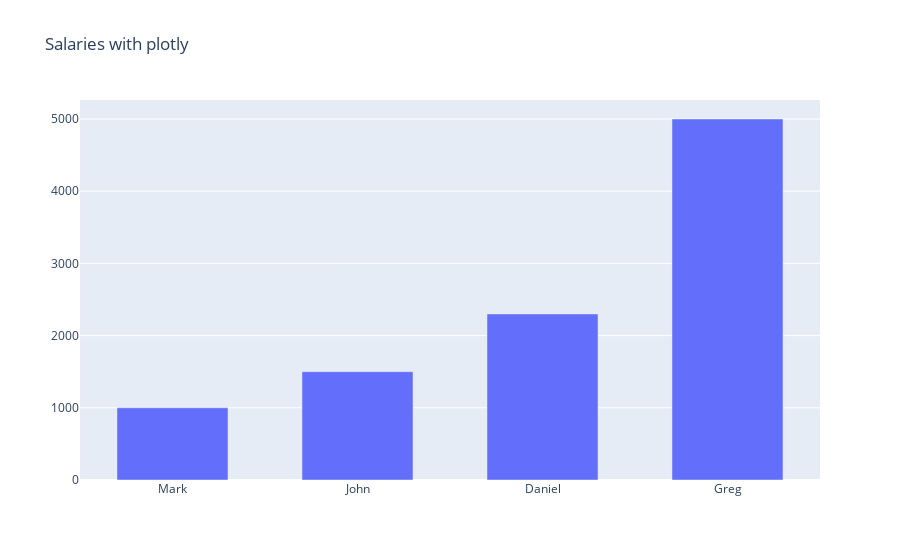

The notebook cell saved with this chart:
### Code cell
import plotly.graph_objects as go

salaries = [
	("Mark", 1000),
	("John", 1500),
	("Daniel", 2300),
	("Greg", 5000)
]

names = list(map(lambda tup:tup[0], salaries))
salary_values = list(map(lambda tup:tup[1], salaries))

data = go.Bar(x=names, y=salary_values, width = 0.6)
layout = {
	'title': 'Salaries with plotly'
}

fig = go.Figure(data, layout)
fig.show()

### Figure 1 — Plotly figure (JSON) as saved in the notebook; plotly's stock layout.template omitted (floating-point values rounded to 4 significant figures)
{"data": [{"type": "bar", "width": 0.6, "x": ["Mark", "John", "Daniel", "Greg"], "y": [1000, 1500, 2300, 5000]}], "layout": {"autosize": true, "title": {"text": "Salaries with plotly"}, "xaxis": {"autorange": true, "range": [-0.5, 3.5], "type": "category"}, "yaxis": {"autorange": true, "range": [0, 5263.0], "type": "linear"}}}
